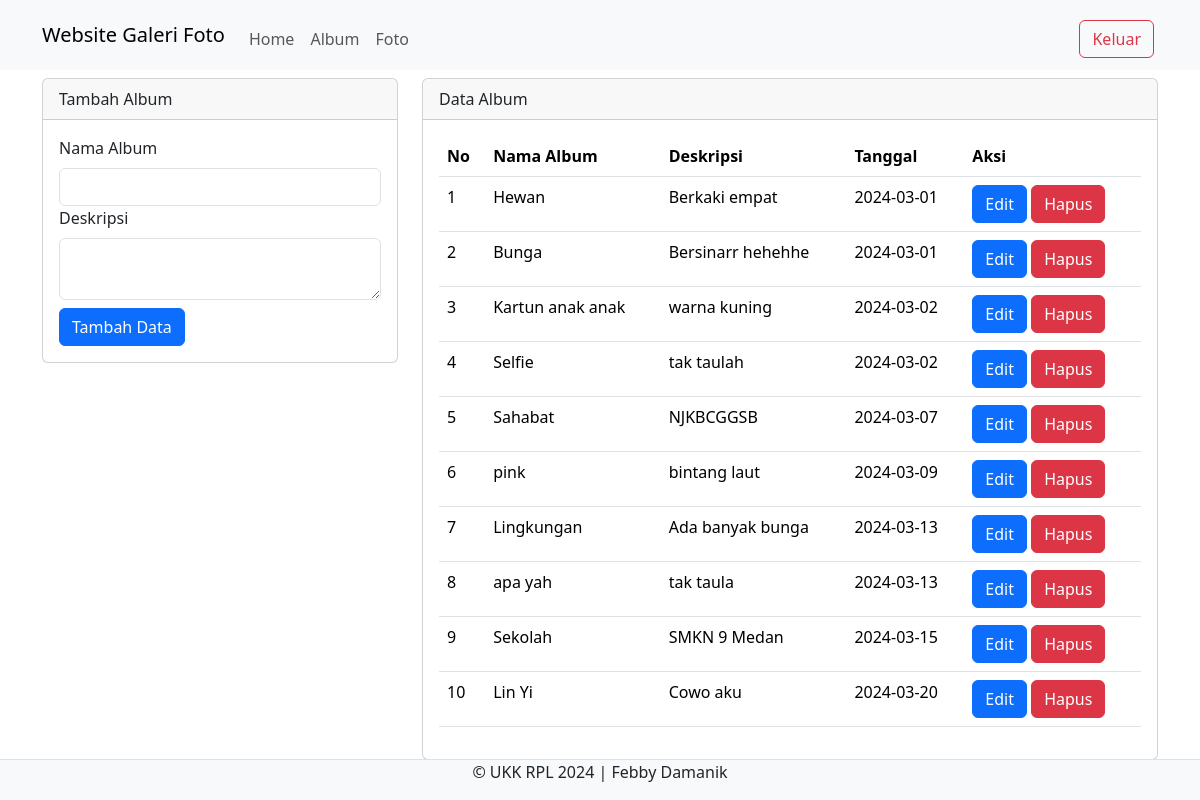
Page /admin/album.php (signed in) on the committed database.
### tables this page shows
CREATE TABLE `album` (
  `albumid` int(11) NOT NULL,
  `namaalbum` varchar(255) NOT NULL,
  `deskripsi` text NOT NULL,
  `tanggaldibuat` date NOT NULL,
  `userid` int(11) NOT NULL
);

### admin/album.php (the view, shortened to what this page needs)
<?php
include '../config/koneksi.php';
?>
<!DOCTYPE html>
<html lang="en">
<head>
  <link rel="stylesheet" type="text/css" href="../assets/css/bootstrap.min.css">
</head>
<body>
  <nav class="navbar navbar-expand-lg bg-body-tertiary">
    <div class="container">
      <a class="navbar-brand" href="index.php">Website Galeri Foto</a>
      <div class="collapse navbar-collapse mt-2" id="navbarNavAltMarkup">
        <div class="navbar-nav me-auto">
          <a href="home.php" class="nav-link">Home</a>
          <a href="album.php" class="nav-link">Album</a>
          <a href="foto.php" class="nav-link">Foto</a>
        </div>
        <a href="../config/aksi_logout.php" class="btn btn-outline-danger m-1">Keluar</a>
      </div>
    </div>
  </nav>
  <div class="container">
    <div class="row">
      <div class="col-md-4">
        <div class="card mt-2">
          <div class="card-header">Tambah Album</div>
          <div class="card-body">
            <form action="../config/aksi_album.php" method="POST">
              <label class="form-label">Nama Album</label>
              <input type="text" name="namaalbum" class="form-control" required>
              <label class="form-label">Deskripsi</label>
              <textarea class="form-control" name="deskripsi" required></textarea>
              <button type="submit" class="btn btn-primary mt-2" name="tambah">Tambah Data</button>
            </form>
          </div>
        </div>
      </div>
      <div class="col-md-8">
        <div class="card mt-2">
          <div class="card-header">Data Album</div>
          <div class="card-body">
            <table class="table">
              <thead>
                <tr>
                  <th>No</th>
                  <th>Nama Album</th>
                  <th>Deskripsi</th>
                  <th>Tanggal</th>
                  <th>Aksi</th>
                </tr>
              </thead>
              <tbody>
                <?php
                $no = 1;
                $userid = $_SESSION['userid'];
                $sql = mysqli_query($koneksi, "SELECT * FROM album WHERE userid='$userid'");
                while ($data = mysqli_fetch_array($sql)) {
                ?>
                  <tr>
                    <td><?php echo $no++ ?></td>
                    <td><?php echo $data['namaalbum'] ?></td>
                    <td><?php echo $data['deskripsi'] ?></td>
                    <td><?php echo $data['tanggaldibuat'] ?></td>
                    <td>
                      <button type="button" class="btn btn-primary" data-bs-toggle="modal" data-bs-target="#edit<?php echo $data['albumid'] ?>">
                        Edit
                      </button>
                      <button type="button" class="btn btn-danger" data-bs-toggle="modal" data-bs-target="#hapus<?php echo $data['albumid'] ?>">
                        Hapus
                      </button>
                    </td>
                  </tr>
                <?php } ?>
              </tbody>
            </table>
          </div>
        </div>
      </div>
    </div>
  </div>
  <footer class="d-flex justify-content-center border-top mt-3 bg-light fixed-bottom">
    <p>&copy; UKK RPL 2024 | Febby Damanik</p>
  </footer>
</body>
</html>

### rows in the picture
album: namaalbum "Hewan", deskripsi "Berkaki empat", tanggaldibuat "2024-03-01"
album: namaalbum "Bunga", deskripsi "Bersinarr hehehhe", tanggaldibuat "2024-03-01"
album: namaalbum "Kartun anak anak", deskripsi "warna kuning", tanggaldibuat "2024-03-02"
album: namaalbum "Selfie", deskripsi "tak taulah", tanggaldibuat "2024-03-02"
album: namaalbum "Sahabat", deskripsi "NJKBCGGSB", tanggaldibuat "2024-03-07"
album: namaalbum "pink", deskripsi "bintang laut", tanggaldibuat "2024-03-09"
album: namaalbum "Lingkungan", deskripsi "Ada banyak bunga", tanggaldibuat "2024-03-13"
album: namaalbum "apa yah", deskripsi "tak taula", tanggaldibuat "2024-03-13"
album: namaalbum "Sekolah", deskripsi "SMKN 9 Medan", tanggaldibuat "2024-03-15"
album: namaalbum "Lin Yi", deskripsi "Cowo aku", tanggaldibuat "2024-03-20"
